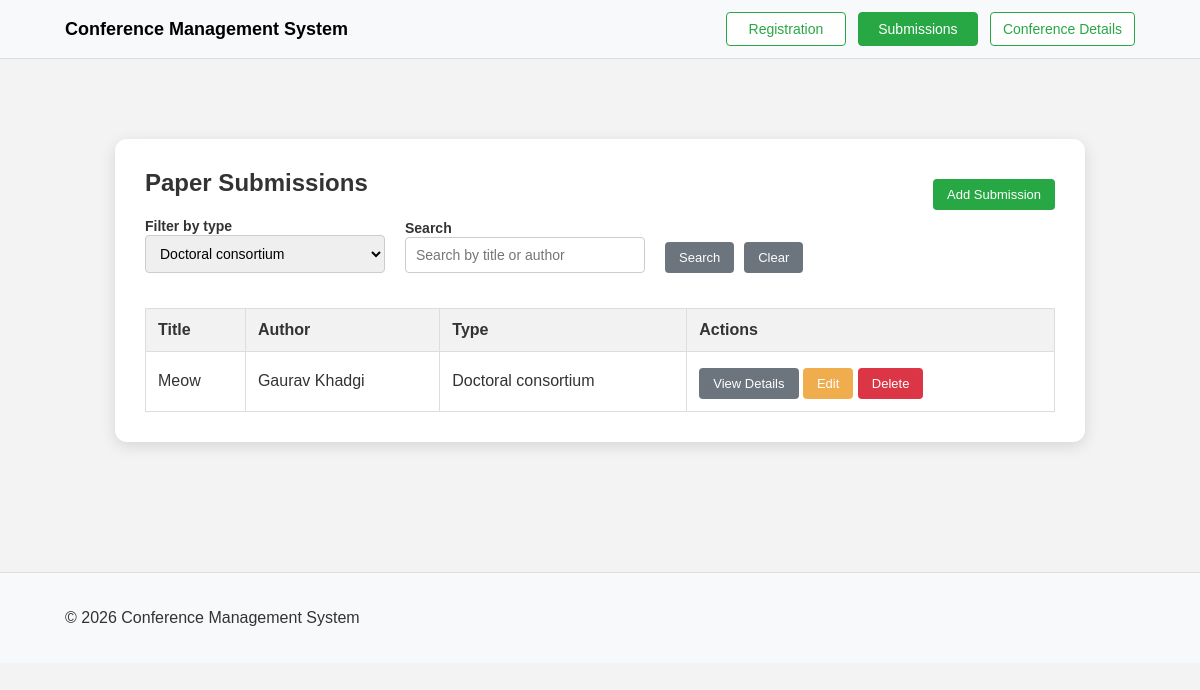
The page /submissions.php?type=Doctoral consortium on the database its author committed.
### tables this page shows
CREATE TABLE Submissions (
    id INTEGER PRIMARY KEY AUTOINCREMENT,
    User_id INTEGER,
    title TEXT NOT NULL,
    paper_type TEXT,
    accepted BOOLEAN,
    abstract TEXT,
    FOREIGN KEY (User_id) REFERENCES Users(id)
);

CREATE TABLE Users (
    id INTEGER PRIMARY KEY AUTOINCREMENT,
    Name TEXT NOT NULL,
    Email TEXT UNIQUE,
    affiliation TEXT,
    Role TEXT
);

### submissions.php (the view, shortened to what this page needs)
<?php
include('db_conn.php');
$search = trim($_GET['search'] ?? '');
$type = trim($_GET['type'] ?? 'all');
$sql = "
    SELECT
        s.id,
        s.title,
        s.paper_type,
        s.abstract,
        u.Name AS author_name,
        u.Email AS author_email,
        u.affiliation
    FROM Submissions s
    JOIN Users u ON s.User_id = u.id
    WHERE 1 = 1
";
$params = [];
if ($type !== 'all') {
    $sql .= " AND s.paper_type = :type";
    $params[':type'] = $type;
}
$sql .= " ORDER BY s.id ASC";
$stmt = $pdo->prepare($sql);
$stmt->execute($params);
$submissions = $stmt->fetchAll(PDO::FETCH_ASSOC);
?>
<!DOCTYPE html>
<html lang="en">
<head>
  <link rel="stylesheet" href="styles.css" />
</head>
<body>
  <nav class="navbar">
        <div class="container">
            <a class="brand" href="index.php">Conference Management System</a>
            <div class="nav-buttons">
                <a class="btn btn-outline nav-link" href="registration.php">Registration</a>
                <a class="btn btn-outline nav-link" href="submissions.php">Submissions</a>
                <a class="btn btn-outline nav-link" href="conference_details.php">Conference Details</a>
            </div>
        </div>
    </nav>
  <main class="content-area">
    <div class="wrapper">
      <div class="details-box">
        <div style="display:flex; justify-content:space-between; align-items:center; gap:16px; flex-wrap:wrap;">
          <h2>Paper Submissions</h2>
          <a href="create_submissions.php" class="success-btn">Add Submission</a>
        </div>
        <form method="get" class="filter-box">
          <div>
            <label for="typeFilter">Filter by type</label><br>
            <select id="typeFilter" name="type">
              <option value="Doctoral consortium" <?php if ($type === 'Doctoral consortium') echo 'selected'; ?>>Doctoral consortium</option>
            </select>
          </div>
          <div>
            <label for="searchInput">Search</label><br>
            <input
              type="text"
              id="searchInput"
              name="search"
              placeholder="Search by title or author"
              value="<?php echo htmlspecialchars($search); ?>"
            />
          </div>
          <div class="filter-buttons">
            <button type="submit" class="secondary-btn">Search</button>
            <a href="submissions.php" class="detailsBtn">Clear</a>
          </div>
        </form>
        <div class="table-wrap">
          <table class="submission-table">
            <thead>
              <tr>
                <th>Title</th>
                <th>Author</th>
                <th>Type</th>
                <th>Actions</th>
              </tr>
            </thead>
            <tbody>
              <?php if (count($submissions) > 0): ?>
                <?php foreach ($submissions as $row): ?>
                  <tr>
                    <td><?php echo htmlspecialchars($row['title']); ?></td>
                    <td><?php echo htmlspecialchars($row['author_name']); ?></td>
                    <td><?php echo htmlspecialchars($row['paper_type']); ?></td>
                    <td class="actions-cell">
                      <a href="details.php?id=<?php echo $row['id']; ?>" class="detailsBtn">View Details</a>
                      <a href="update_submission.php?id=<?php echo $row['id']; ?>" class="warning-btn">Edit</a>
                      <form action="engine.php" method="post" class="delete-form" style="display:inline;">
                        <button type="submit" name="delete_submission" class="danger-btn">Delete</button>
                      </form>
                    </td>
                  </tr>
                <?php endforeach; ?>
              <?php else: ?>
                <tr>
                  <td colspan="4">No matching submissions found.</td>
                </tr>
              <?php endif; ?>
            </tbody>
          </table>
        </div>
      </div>
    </div>
  </main>
  <footer>
    <div class="container footer-row">
      <p>&copy; 2026 Conference Management System</p>
    </div>
  </footer>
</body>
</html>

### styles.css (style rules this page uses)
* { box-sizing: border-box; }
body { margin: 0; font-family: Arial, sans-serif; background-color: #f3f3f3; color: #333; }
a { text-decoration: none; color: inherit; }
.navbar { background-color: #f8f9fa; border-bottom: 1px solid #ddd; padding: 12px 0; }
.container { max-width: 1100px; margin: auto; padding: 0 15px; display: flex; justify-content: space-between; align-items: center; }
.brand { text-decoration: none; font-weight: bold; font-size: 18px; color: #000; }
.nav-buttons { display: flex; gap: 12px; flex-wrap: wrap; }
.btn-outline { display: inline-block; min-width: 120px; text-align: center; padding: 8px 12px; border: 1px solid #28a745; color: #28a745; text-decoration: none; border-radius: 4px; font-size: 14px; background: #fff; }
.btn-outline:hover, .btn-outline.active { background-color: #28a745; color: white; }
.content-area, .content-area-register { padding-top: 50px; padding-bottom: 50px; }
.wrapper { max-width: 1000px; margin: 30px auto; padding: 0 15px; }
.details-box, .form-box-register, .page-box { background: white; padding: 30px; border-radius: 12px; max-width: 1000px; margin: auto; box-shadow: 0px 4px 15px rgba(0, 0, 0, 0.12); }
h1, h2, h3 { color: #333; margin-top: 0; }
.filter-box { display: flex; gap: 20px; margin-bottom: 20px; flex-wrap: wrap; align-items: end; }
.filter-box label { font-size: 14px; font-weight: bold; }
.filter-box select, .filter-box input { padding: 9px 10px; width: 240px; font-size: 14px; box-sizing: border-box; border: 1px solid #ccc; border-radius: 4px; }
.filter-buttons { display: flex; flex-direction: row; gap: 10px; align-items: center; }
.table-wrap { overflow-x: auto; }
.submission-table { width: 100%; border-collapse: collapse; margin-top: 15px; background: #fff; }
.submission-table th, .submission-table td { border: 1px solid #ddd; padding: 12px; text-align: left; vertical-align: middle; }
.submission-table th { background-color: #f2f2f2; font-weight: bold; }
.actions-cell { white-space: nowrap; }
.primary-btn, .secondary-btn, .success-btn, .warning-btn, .danger-btn, .detailsBtn { display: inline-block; padding: 8px 14px; font-size: 13px; border-radius: 4px; cursor: pointer; border: none; text-decoration: none; margin-top: 4px; }
.secondary-btn { background-color: #6c757d; color: white; }
.success-btn { background-color: #28a745; color: white; }
.warning-btn { background-color: #f0ad4e; color: white; }
.danger-btn { background-color: #dc3545; color: white; }
.detailsBtn { background-color: #6c757d; color: white; }
footer { padding: 20px; background-color: #f8f9fa; margin-top: 50px; border-top: 1px solid #ddd; }
.footer-row { width: 100%; text-align: center; }

### rows shown on the page
submissions: title "Meow", User.Name "Gaurav Khadgi", paper_type "Doctoral consortium"
